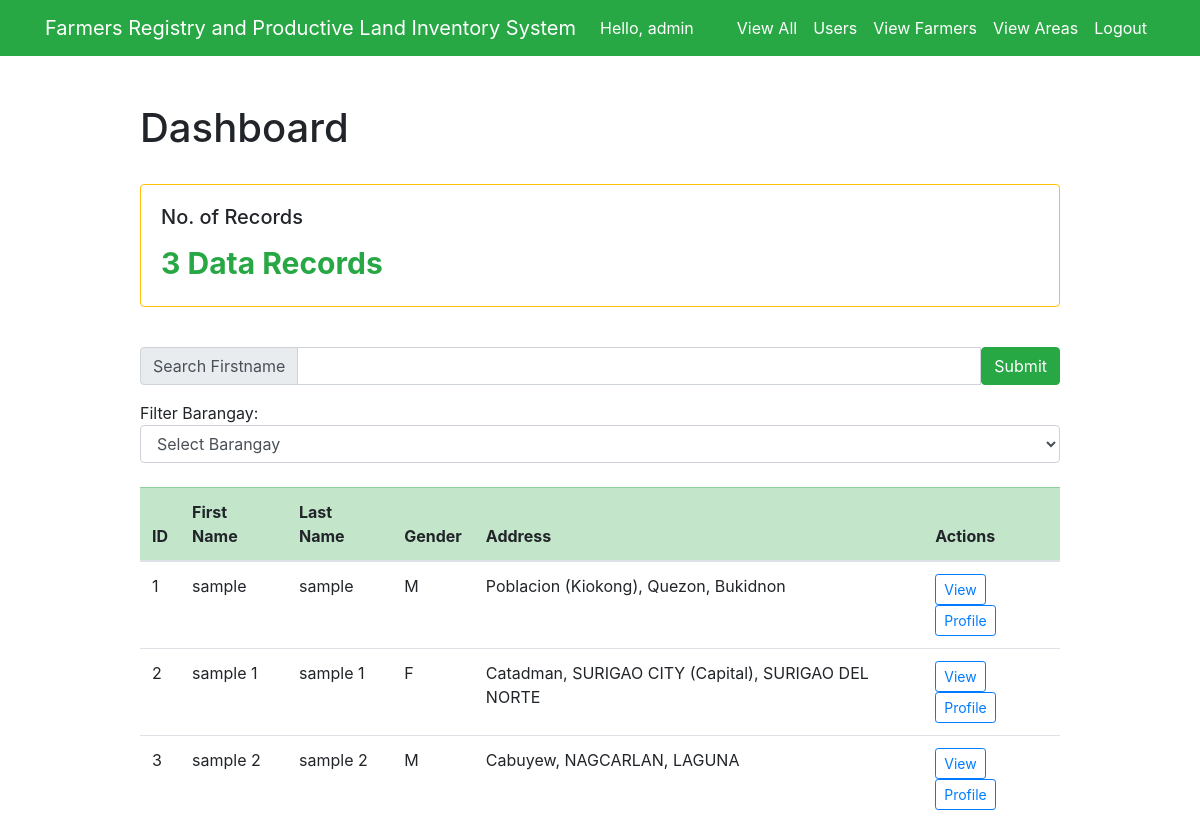
The page /dashboard/ (signed in) on the database its author committed.
### test_app/models.py (models this page shows, shortened)
class Farmer(models.Model):
    MALE = 'M'
    FEMALE = 'F'
    PERSON_GENDER = [
        (MALE, 'Male'),
        (FEMALE, 'Female'),
    ]
    MARRIED = 'MARRIED'
    SINGLE = 'SINGLE'
    DIVORCED = 'DIVORCED'
    WIDOWED = 'WIDOWED'
    PERSON_CIVIL_STATUS = [
        (MARRIED, 'Married'),
        (SINGLE, 'Single'),
        (DIVORCED, 'Divorced'),
        (WIDOWED, 'Widowed'),
    ]
    assigned_id = models.CharField(max_length=20, blank=True, null=True)
    first_name = models.CharField(max_length=200, blank=False)
    last_name = models.CharField(max_length=200, blank=False)
    middle_name = models.CharField(max_length=200, blank=False)
    gender = models.CharField(max_length=1, choices=PERSON_GENDER, default=MALE)
    region = models.CharField(max_length=200)
    province = models.CharField(max_length=200)
    muncity = models.CharField(max_length=200)
    brgy = models.CharField(max_length=200)
    address = models.TextField(blank=True)
    contact_no = models.CharField(max_length=20, blank=True, null=True)
    tin = models.CharField(max_length=20, blank=True, null=True)
    philhealth = models.CharField(max_length=20, blank=True, null=True)
    sss = models.CharField(max_length=20, blank=True, null=True)
    pagibig = models.CharField(max_length=20, blank=True, null=True)
    civil_status = models.CharField(max_length=20, blank=True, null=True, choices=PERSON_CIVIL_STATUS, default=SINGLE)
    nationality = models.CharField(max_length=50, blank=True, null=True)
    birthdate = models.DateField(default=None)
    spouse = models.CharField(max_length=250, blank=True, null=True)
    date_created = models.DateTimeField(auto_now_add=True)

### test_app/views.py (the view, shortened to what this page needs)
# urls.py: path('dashboard/', views.user_dashboard, name='user_dashboard'),
@login_required(login_url='/')
def user_dashboard(request):
    if request.method == 'GET':
        if request.user.is_superuser is not True:
            return redirect('user_info')
        else:
            data_entries = Farmer.objects.all()
            regions = RegionCode.objects.all()
            brgy = BrgyCode.objects.filter(muncity_code=settings.DEFAULT_MUNICIPALITY)
            raw_income = Profile.objects.all()
            list_income = []
            if not raw_income:
                mean_income = 0
            else:
                list_income.clear()
                for every_income in raw_income:
                    list_income.append(every_income.income_annual)
                np_income = np.array([list_income])
                mean_income = np.mean(np_income)
            context = {
                'data_entries': data_entries,
                'income': mean_income,
                'regions': regions,
                'brgy': brgy
            }
            return render(request, 'test_app/dashboard.html', context)

### test_app/templates/test_app/dashboard.html (shortened to what this page needs)
{% extends "test_app/base.html" %}
{% block content %}
{% load table_tags %}
<div class="row justify-content-center mt-5">
    <div class="col-md-10">
        <h1>Dashboard</h1>
        <br>
        <div class="row">
            <div class="col-sm-12 col-lg-12">
                <div class="card border-warning mb-3">
                    <div class="card-body text-warning">
                        <h5 class="card-title text-body">No. of Records</h5>
                        {% if data_entries %}
                            <p class="card-text text-success" style="font-size: 30px;"><strong>{{ data_entries.count }} Data Record{{ data_entries.count|pluralize }}</strong></p>
                        {% else %}
                            <p class="card-text text-danger" style="font-size: 30px;"><strong>No Data Entries</strong></p>
                        {% endif %}
                    </div>
                </div>
            </div>
        </div>
        <br>
        <form action="" id="searchForm" method="POST">
            <div class="input-group mb-3">
                <div class="input-group-prepend">
                    <span class="input-group-text" id="inputGroup-sizing-default">Search Firstname</span>
                </div>
                <input type="text" class="form-control" aria-label="Search" aria-describedby="inputGroup-sizing-default" id="search" name="search">
                <button type="submit" class="btn btn-success">Submit</button>
            </div>
            Filter Barangay: <br>
            <div class="row">
                <div class="col-sm-12 col-md-12 col-lg-12">
                    <select class="form-select form-control" name="brgy" id="brgy" aria-label="Select Barangay">
                        <option value="0" selected>Select Barangay</option>
                    </select>
                </div>
            </div>
        </form>
        <br>
        <table class="table table-hover table-stripped table-responsive-md" id="profile_list">
            <thead class="table-success">
                <tr>
                    <th scope="col">ID</th>
                    <th scope="col">First Name</th>
                    <th scope="col">Last Name</th>
                    <th scope="col">Gender</th>
                    <th scope="col">Address</th>
                    <th scope="col" align="center">Actions</th>
                </tr>
            </thead>
            <tbody>
                {% for data in data_entries %}
                    <tr>
                        <td scope="row">{{ data.id }}</td>
                        <td>{{ data.first_name }}</td>
                        <td>{{ data.last_name }}</td>
                        <td>{{ data.gender }}</td>
                        <td>{{ data.address }}</td>
                        <td>
                            <a type="button" class="btn btn-outline-primary btn-sm text-primary" href="{% url 'view_user' data.id %}">View</a>
                            <a type="button" class="btn btn-outline-primary btn-sm text-primary" href="{% url 'view_farmer' data.id %}">Profile</a>
                        </td>
                    </tr>
                {% endfor %}
            </tbody>
        </table>
    </div>
</div>
{% endblock %}

### test_app/templates/test_app/base.html (shortened to what this page needs)
<!doctype html>
<html lang="en">
<head>
    <link rel="stylesheet" href="https://stackpath.bootstrapcdn.com/bootstrap/4.4.1/css/bootstrap.min.css">
</head>
<body>
<nav class="navbar navbar-expand-md navbar-light bg-success">
<div class="container">
    {% if user.is_superuser %}<a class="navbar-brand" href="{% url 'user_dashboard' %}">{% else %}<a class="navbar-brand" href="{% url 'user_info' %}">{% endif %}
        <span class="text-white">Farmers Registry and Productive Land Inventory System</span>
    </a>
    <div class="collapse navbar-collapse" id="navbarNav">
        {% if user.is_authenticated %}
            <ul class="navbar-nav mr-auto">
                <li class="nav-item">
                    <span class="nav-link text-white">Hello, {{ request.user }}</span>
                </li>
            </ul>
        {% endif %}
    <ul class="navbar-nav ml-auto">
        {% if user.is_authenticated %}
            <li class="nav-item">
                {% if user.is_superuser %}
                    <a href="{% url 'view_all' %}" class="nav-link text-white">View All</a>
                {% endif %}
            </li>
            <li class="nav-item">
                {% if user.is_superuser %}
                    <a href="{% url 'user_list' %}" class="nav-link text-white">Users</a>
                {% endif %}
            </li>
            <li class="nav-item">
                {% if user.is_superuser %}
                    <a href="{% url 'user_dashboard' %}" class="nav-link text-white">View Farmers</a>
                {% endif %}
            </li>
            <li class="nav-item">
                {% if user.is_superuser %}
                    <a href="{% url 'viewarea_dashboard' %}" class="nav-link text-white">View Areas</a>
                {% endif %}
            </li>
            <li class="nav-item">
                <a href="#" onclick="$('#signOutBtn').click()" class="nav-link text-white">Logout</a>
            </li>
        {% endif %}
    </ul>
    </div>
</div>
</nav>
<div class="container">
{% block content %}{% endblock %}
</div>
</body>
</html>

### rows shown on the page
Farmer: id "1", first_name "sample", last_name "sample", gender "M", address "Poblacion (Kiokong), Quezon, Bukidnon"
Farmer: id "2", first_name "sample 1", last_name "sample 1", gender "F", address "Catadman, SURIGAO CITY (Capital), SURIGAO DEL NORTE"
Farmer: id "3", first_name "sample 2", last_name "sample 2", gender "M", address "Cabuyew, NAGCARLAN, LAGUNA"

### other values the page prints
{{ request.user }} "admin"
{{ data_entries.count }} "3"
